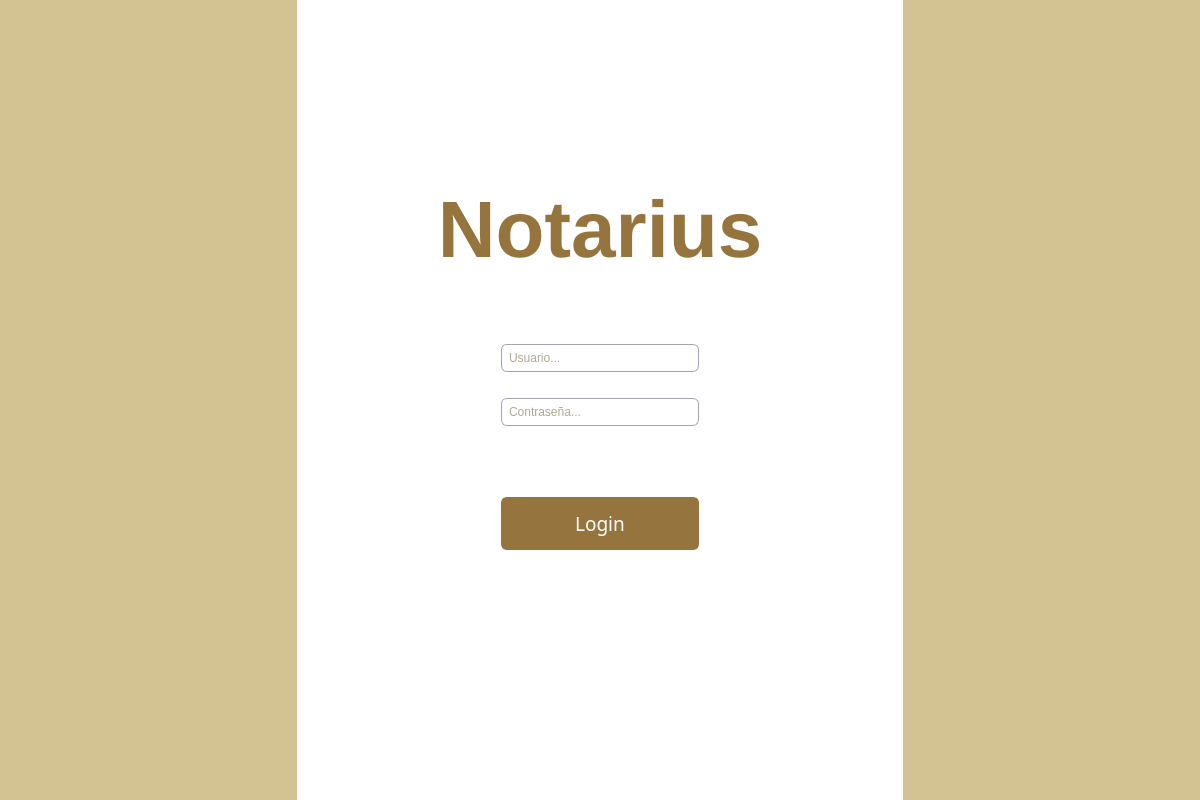
<?xml version="1.0" encoding="UTF-8"?>
<ui version="4.0">
 <class>Dialog</class>
 <widget class="QDialog" name="Dialog">
  <property name="geometry">
   <rect>
    <x>0</x>
    <y>0</y>
    <width>1200</width>
    <height>800</height>
   </rect>
  </property>
  <property name="sizePolicy">
   <sizepolicy hsizetype="Preferred" vsizetype="Preferred">
    <horstretch>0</horstretch>
    <verstretch>0</verstretch>
   </sizepolicy>
  </property>
  <property name="windowTitle">
   <string>Dialog</string>
  </property>
  <property name="styleSheet">
   <string notr="true">QDialog {
background-color: white;
}</string>
  </property>
  <property name="modal">
   <bool>false</bool>
  </property>
  <layout class="QGridLayout" name="gridLayout_2">
   <property name="leftMargin">
    <number>0</number>
   </property>
   <property name="topMargin">
    <number>0</number>
   </property>
   <property name="rightMargin">
    <number>0</number>
   </property>
   <property name="bottomMargin">
    <number>0</number>
   </property>
   <item row="0" column="0">
    <layout class="QHBoxLayout" name="horizontalLayout" stretch="1,2,1">
     <property name="sizeConstraint">
      <enum>QLayout::SetDefaultConstraint</enum>
     </property>
     <item>
      <widget class="QLabel" name="label">
       <property name="sizePolicy">
        <sizepolicy hsizetype="Preferred" vsizetype="Preferred">
         <horstretch>0</horstretch>
         <verstretch>0</verstretch>
        </sizepolicy>
       </property>
       <property name="styleSheet">
        <string notr="true">QLabel {
background-color: #d3c393;
}</string>
       </property>
       <property name="text">
        <string/>
       </property>
      </widget>
     </item>
     <item>
      <layout class="QVBoxLayout" name="verticalLayout" stretch="0,0,0,0,0,0,0,0">
       <item>
        <spacer name="verticalSpacer_4">
         <property name="orientation">
          <enum>Qt::Vertical</enum>
         </property>
         <property name="sizeHint" stdset="0">
          <size>
           <width>20</width>
           <height>40</height>
          </size>
         </property>
        </spacer>
       </item>
       <item>
        <widget class="QLabel" name="label_3">
         <property name="font">
          <font>
           <pointsize>60</pointsize>
           <weight>75</weight>
           <bold>true</bold>
          </font>
         </property>
         <property name="styleSheet">
          <string notr="true">QLabel {
color: #95753d;
}</string>
         </property>
         <property name="text">
          <string>Notarius</string>
         </property>
         <property name="alignment">
          <set>Qt::AlignCenter</set>
         </property>
        </widget>
       </item>
       <item>
        <spacer name="verticalSpacer_5">
         <property name="orientation">
          <enum>Qt::Vertical</enum>
         </property>
         <property name="sizeType">
          <enum>QSizePolicy::Minimum</enum>
         </property>
         <property name="sizeHint" stdset="0">
          <size>
           <width>20</width>
           <height>40</height>
          </size>
         </property>
        </spacer>
       </item>
       <item>
        <layout class="QHBoxLayout" name="horizontalLayout_3"/>
       </item>
       <item>
        <widget class="QLabel" name="error">
         <property name="styleSheet">
          <string notr="true">QLabel {
               font: 12pt;
               color: red;
               }</string>
         </property>
         <property name="text">
          <string/>
         </property>
         <property name="alignment">
          <set>Qt::AlignCenter</set>
         </property>
        </widget>
       </item>
       <item>
        <layout class="QGridLayout" name="gridLayout">
         <item row="0" column="0">
          <spacer name="horizontalSpacer">
           <property name="orientation">
            <enum>Qt::Horizontal</enum>
           </property>
           <property name="sizeHint" stdset="0">
            <size>
             <width>40</width>
             <height>20</height>
            </size>
           </property>
          </spacer>
         </item>
         <item row="3" column="0">
          <spacer name="horizontalSpacer_2">
           <property name="orientation">
            <enum>Qt::Horizontal</enum>
           </property>
           <property name="sizeHint" stdset="0">
            <size>
             <width>40</width>
             <height>20</height>
            </size>
           </property>
          </spacer>
         </item>
         <item row="3" column="2">
          <spacer name="horizontalSpacer_4">
           <property name="orientation">
            <enum>Qt::Horizontal</enum>
           </property>
           <property name="sizeHint" stdset="0">
            <size>
             <width>40</width>
             <height>20</height>
            </size>
           </property>
          </spacer>
         </item>
         <item row="0" column="2">
          <spacer name="horizontalSpacer_3">
           <property name="orientation">
            <enum>Qt::Horizontal</enum>
           </property>
           <property name="sizeHint" stdset="0">
            <size>
             <width>40</width>
             <height>20</height>
            </size>
           </property>
          </spacer>
         </item>
         <item row="0" column="1">
          <widget class="QLineEdit" name="user">
           <property name="focusPolicy">
            <enum>Qt::StrongFocus</enum>
           </property>
           <property name="styleSheet">
            <string notr="true">QLineEdit {
border-radius: 6px;
border: 1px solid rgb(166, 164, 180);
background-color: white;
color: rgb(103, 80, 41);
padding: 5px;
}</string>
           </property>
           <property name="placeholderText">
            <string>Usuario...</string>
           </property>
          </widget>
         </item>
         <item row="3" column="1">
          <widget class="QLineEdit" name="passwordfield">
           <property name="font">
            <font>
             <weight>50</weight>
             <italic>false</italic>
             <bold>false</bold>
            </font>
           </property>
           <property name="focusPolicy">
            <enum>Qt::StrongFocus</enum>
           </property>
           <property name="styleSheet">
            <string notr="true">QLineEdit {
border-radius: 6px;
background-color: white;
border: 1px solid rgb(166, 164, 180);
color: rgb(103, 80, 41);
padding: 5px;
}</string>
           </property>
           <property name="placeholderText">
            <string>Contraseña...</string>
           </property>
          </widget>
         </item>
         <item row="1" column="0">
          <spacer name="horizontalSpacer_5">
           <property name="orientation">
            <enum>Qt::Horizontal</enum>
           </property>
           <property name="sizeHint" stdset="0">
            <size>
             <width>40</width>
             <height>20</height>
            </size>
           </property>
          </spacer>
         </item>
         <item row="1" column="1">
          <spacer name="horizontalSpacer_6">
           <property name="orientation">
            <enum>Qt::Horizontal</enum>
           </property>
           <property name="sizeHint" stdset="0">
            <size>
             <width>40</width>
             <height>20</height>
            </size>
           </property>
          </spacer>
         </item>
         <item row="1" column="2">
          <spacer name="horizontalSpacer_7">
           <property name="orientation">
            <enum>Qt::Horizontal</enum>
           </property>
           <property name="sizeHint" stdset="0">
            <size>
             <width>40</width>
             <height>20</height>
            </size>
           </property>
          </spacer>
         </item>
        </layout>
       </item>
       <item>
        <layout class="QHBoxLayout" name="horizontalLayout_2" stretch="3,3,3">
         <item>
          <spacer name="verticalSpacer">
           <property name="orientation">
            <enum>Qt::Vertical</enum>
           </property>
           <property name="sizeHint" stdset="0">
            <size>
             <width>20</width>
             <height>40</height>
            </size>
           </property>
          </spacer>
         </item>
         <item>
          <widget class="QPushButton" name="login">
           <property name="sizePolicy">
            <sizepolicy hsizetype="Minimum" vsizetype="Fixed">
             <horstretch>0</horstretch>
             <verstretch>0</verstretch>
            </sizepolicy>
           </property>
           <property name="font">
            <font>
             <family>Arial Rounded MT Bold</family>
             <pointsize>14</pointsize>
            </font>
           </property>
           <property name="styleSheet">
            <string notr="true">QPushButton {
border-radius: 6px;
border: 3px solid #95753d;
background-color: #95753d;
color: white;
padding:10px 0;
}

QPushButton:hover {
	background-color: rgb(116, 91, 47);
	color: rgb(255, 255, 255);
	border: 3px solid  rgb(116, 91, 47);
}

QPushButton:pressed {
    border-style: inset;
    background-color: rgb(103, 80, 41);
	color: rgb(255, 255, 255);
	border: 3px solid  rgb(103, 80, 41);

}</string>
           </property>
           <property name="text">
            <string>Login</string>
           </property>
          </widget>
         </item>
         <item>
          <spacer name="verticalSpacer_2">
           <property name="orientation">
            <enum>Qt::Vertical</enum>
           </property>
           <property name="sizeHint" stdset="0">
            <size>
             <width>20</width>
             <height>40</height>
            </size>
           </property>
          </spacer>
         </item>
        </layout>
       </item>
       <item>
        <spacer name="verticalSpacer_3">
         <property name="orientation">
          <enum>Qt::Vertical</enum>
         </property>
         <property name="sizeHint" stdset="0">
          <size>
           <width>20</width>
           <height>40</height>
          </size>
         </property>
        </spacer>
       </item>
      </layout>
     </item>
     <item>
      <widget class="QLabel" name="label_2">
       <property name="styleSheet">
        <string notr="true">QLabel {
background-color: #d3c393;
}</string>
       </property>
       <property name="text">
        <string/>
       </property>
      </widget>
     </item>
    </layout>
   </item>
  </layout>
 </widget>
 <resources/>
 <connections/>
</ui>
